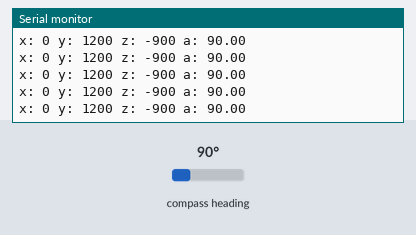
Bench run of a sketch on a simulated Arduino Uno, built with avr-gcc and run on an emulated ATmega328P. Parts: the last lines printed to the serial monitor. The inputs (shaded band) are chosen by the test bench; at power-on: compass heading 90°.

Above: at 1.2 s.
1.3 s: compass heading set to 7°
At 1.57 s:
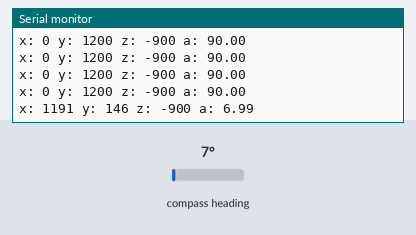
2.8 s: compass heading set to 180°
At 2.99 s:
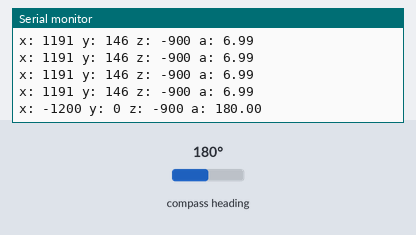
4.3 s: compass heading set to 90°
At 4.41 s:
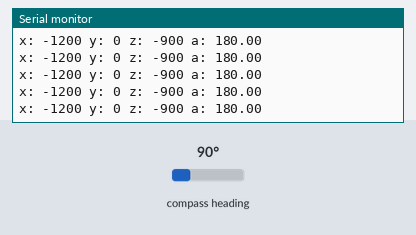
Timing chart, 0 to 7.3 s (numbered marks = the images above; inputs shaded):
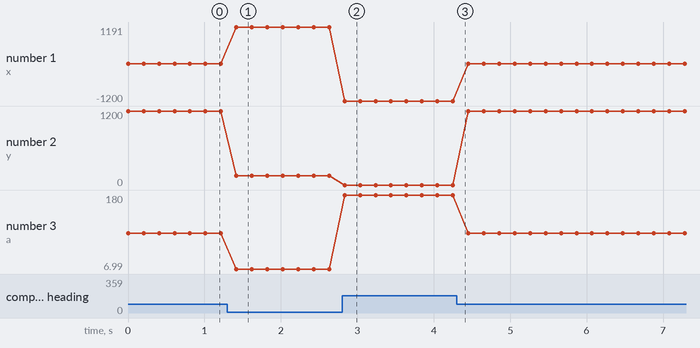

The sketch:

azimuthforteensy.ino
```cpp
#include <Wire.h>
#include <MechaQMC5883.h>

MechaQMC5883 qmc;

union {
  int16_t i;
  uint16_t u;
} Converter;

void setup() {
  Wire.begin();
  Serial.begin(9600);
  qmc.init();
  //qmc.setMode(Mode_Continuous,ODR_200Hz,RNG_2G,OSR_256);
}

void loop() {
  uint16_t x, y, z;
  float azimuth;
  //float azimuth; //is supporting float too
  qmc.read(&x,&y,&z);
  //azimuth = qmc.azimuth(&y,&x);//you can get custom azimuth
  //Converter;
  Converter.u=x;
  int16_t xInt=Converter.i;

  Converter.u=y;
  int16_t yInt=Converter.i;

  Converter.u=z;
  int16_t zInt=Converter.i;

  azimuth=azi((float)yInt,(float)xInt);

  Serial.print("x: ");
  Serial.print(xInt);
  Serial.print(" y: ");
  Serial.print(yInt);
  Serial.print(" z: ");
  Serial.print(zInt);
  Serial.print(" a: ");
  Serial.print(azimuth);
  Serial.println();
  delay(200);
}


float azi(float a, float b){
  float azimuth = atan2(a,b) * 180.0/PI;
  return azimuth < 0?360 + azimuth:azimuth;
}
```

Measured:
- after the input at 1.3 s, the serial monitor: prints a new line after 0.12 s (image 1)
- after the input at 2.8 s, the serial monitor: prints a new line at once (image 2)
- plotted number 1: 0 → 1191 after the input at 1.3 s, 1191 → -1200 after the input at 2.8 s
- plotted number 2: 1200 → 146 after the input at 1.3 s, 0 → 1200 after the input at 4.3 s
- plotted number 3: 90 → 6.99 after the input at 1.3 s, 6.99 → 180 after the input at 2.8 s, 180 → 90 after the input at 4.3 s
